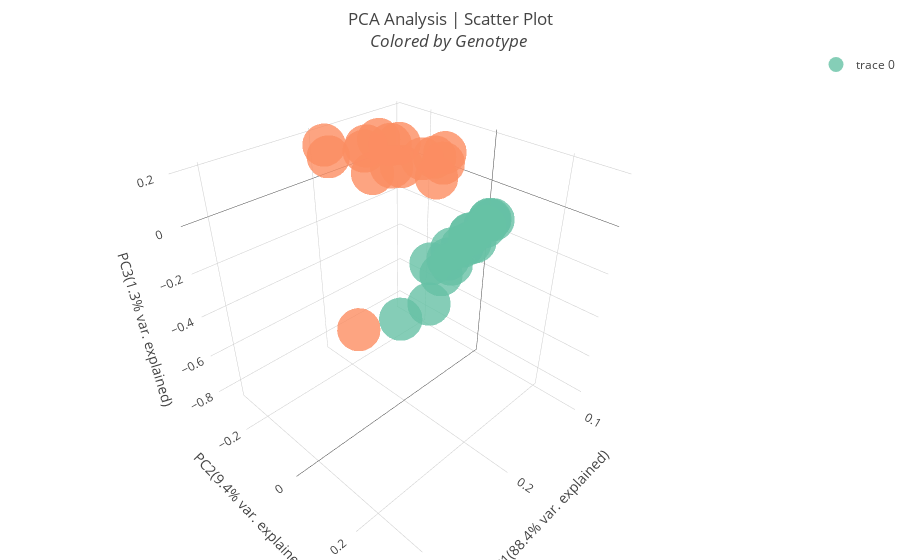

The notebook cell this image was saved under:
### Code cell
plot_pca(data_df_test, metadata_test,'Genotype')

### Figure 1 — Plotly figure (JSON) as saved in the notebook; plotly's stock layout.template omitted (floating-point values rounded to 4 significant figures)
{"data": [{"hoverinfo": "text", "marker": {"color": ["#66c2a5", "#66c2a5", "#66c2a5", "#66c2a5", "#66c2a5", "#66c2a5", "#66c2a5", "#66c2a5", "#66c2a5", "#66c2a5", "#66c2a5", "#66c2a5", "#66c2a5", "#66c2a5", "#66c2a5", "#66c2a5", "#fc8d62", "#fc8d62", "#fc8d62", "#fc8d62", "#fc8d62", "#fc8d62", "#fc8d62", "#fc8d62", "#fc8d62", "#fc8d62", "#fc8d62", "#fc8d62", "#fc8d62", "#fc8d62", "#fc8d62", "#fc8d62"], "opacity": 0.8, "size": 15}, "mode": "markers", "text": ["Signature ID: B6J_F01<br>Sam.ID: B6J_F01<br>Genotype: B6J<br>Sex: F<br>Treat: y", "Signature ID: B6J_F02<br>Sam.ID: B6J_F02<br>Genotype: B6J<br>Sex: F<br>Treat: n", "Signature ID: B6J_F03<br>Sam.ID: B6J_F03<br>Genotype: B6J<br>Sex: F<br>Treat: y", "Signature ID: B6J_F04<br>Sam.ID: B6J_F04<br>Genotype: B6J<br>Sex: F<br>Treat: n", "Signature ID: B6J_F05<br>Sam.ID: B6J_F05<br>Genotype: B6J<br>Sex: F<br>Treat: y", "Signature ID: B6J_F06<br>Sam.ID: B6J_F06<br>Genotype: B6J<br>Sex: F<br>Treat: y", "Signature ID: B6J_F07<br>Sam.ID: B6J_F07<br>Genotype: B6J<br>Sex: F<br>Treat: n", "Signature ID: B6J_F08<br>Sam.ID: B6J_F08<br>Genotype: B6J<br>Sex: F<br>Treat: n", "Signature ID: B6J_M01<br>Sam.ID: B6J_M01<br>Genotype: B6J<br>Sex: M<br>Treat: y", "Signature ID: B6J_M02<br>Sam.ID: B6J_M02<br>Genotype: B6J<br>Sex: M<br>Treat: y", "Signature ID: B6J_M03<br>Sam.ID: B6J_M03<br>Genotype: B6J<br>Sex: M<br>Treat: n", "Signature ID: B6J_M04<br>Sam.ID: B6J_M04<br>Genotype: B6J<br>Sex: M<br>Treat: n", "Signature ID: B6J_M05<br>Sam.ID: B6J_M05<br>Genotype: B6J<br>Sex: M<br>Treat: y", "Signature ID: B6J_M06<br>Sam.ID: B6J_M06<br>Genotype: B6J<br>Sex: M<br>Treat: y", "Signature ID: B6J_M07<br>Sam.ID: B6J_M07<br>Genotype: B6J<br>Sex: M<br>Treat: n", "Signature ID: B6J_M08<br>Sam.ID: B6J_M08<br>Genotype: B6J<br>Sex: M<br>Treat: n", "Signature ID: CC027_F2792<br>Sam.ID: CC027_F2792<br>Genotype: CC027<br>Sex: F<br>Treat: y", "Signature ID: CC027_F2795<br>Sam.ID: CC027_F2795<br>Genotype: CC027<br>Sex: F<br>Treat: n", "Signature ID: CC027_F2806<br>Sam.ID: CC027_F2806<br>Genotype: CC027<br>Sex: F<br>Treat: y", "Signature ID: CC027_F2807<br>Sam.ID: CC027_F2807<br>Genotype: CC027<br>Sex: F<br>Treat: n", "Signature ID: CC027_F2812<br>Sam.ID: CC027_F2812<br>Genotype: CC027<br>Sex: F<br>Treat: y", "Signature ID: CC027_F2813<br>Sam.ID: CC027_F2813<br>Genotype: CC027<br>Sex: F<br>Treat: y", "Signature ID: CC027_F2814<br>Sam.ID: CC027_F2814<br>Genotype: CC027<br>Sex: F<br>Treat: n", "Signature ID: CC027_F2815<br>Sam.ID: CC027_F2815<br>Genotype: CC027<br>Sex: F<br>Treat: n", "Signature ID: CC027_M2797<br>Sam.ID: CC027_M2797<br>Genotype: CC027<br>Sex: M<br>Treat: y", "Signature ID: CC027_M2798<br>Sam.ID: CC027_M2798<br>Genotype: CC027<br>Sex: M<br>Treat: y", "Signature ID: CC027_M2799<br>Sam.ID: CC027_M2799<br>Genotype: CC027<br>Sex: M<br>Treat: n", "Signature ID: CC027_M2801<br>Sam.ID: CC027_M2801<br>Genotype: CC027<br>Sex: M<br>Treat: y", "Signature ID: CC027_M2802<br>Sam.ID: CC027_M2802<br>Genotype: CC027<br>Sex: M<br>Treat: y", "Signature ID: CC027_M2803<br>Sam.ID: CC027_M2803<br>Genotype: CC027<br>Sex: M<br>Treat: n", "Signature ID: CC027_M2804<br>Sam.ID: CC027_M2804<br>Genotype: CC027<br>Sex: M<br>Treat: n", "Signature ID: CC027_M2805<br>Sam.ID: CC027_M2805<br>Genotype: CC027<br>Sex: M<br>Treat: n"], "type": "scatter3d", "uid": "3a9cb93a-3ab6-4e1f-b6f1-7ff228ba0a34", "x": [0.1685, 0.186, 0.2483, 0.1841, 0.2123, 0.1926, 0.2404, 0.3157, 0.1563, 0.1491, 0.1368, 0.1793, 0.1695, 0.1848, 0.1562, 0.2332, 0.1607, 0.1725, 0.1642, 0.1068, 0.111, 0.125, 0.1027, 0.1074, 0.152, 0.1367, 0.1458, 0.204, 0.1436, 0.1977, 0.1692, 0.1601], "y": [0.0827, 0.1404, 0.24, 0.1488, 0.1045, 0.1019, 0.1731, 0.3092, 0.1241, 0.09808, 0.09294, 0.07982, 0.1494, 0.1372, 0.07515, 0.1821, -0.2202, -0.21, -0.2877, -0.1498, -0.1479, -0.1525, -0.1357, -0.1284, -0.1842, -0.1896, -0.1981, -0.2429, -0.1789, -0.2531, -0.2135, -0.1981], "z": [-0.1081, -0.02014, 0.1009, -0.01244, -0.07563, -0.0994, -0.1188, 0.1367, 0.009465, -0.05062, -0.04725, -0.09919, 0.04593, 0.01202, -0.08565, -0.01428, 0.01036, 0.1277, -0.8616, -0.05254, 0.04901, 0.05824, 0.06288, 0.02619, 0.1403, 0.02214, 0.02906, 0.1781, 0.1362, 0.1173, 0.1431, 0.1648]}], "layout": {"hovermode": "closest", "margin": {"b": 0, "l": 0, "r": 0, "t": 50}, "scene": {"xaxis": {"title": {"text": "PC1(88.4% var. explained)"}}, "yaxis": {"title": {"text": "PC2(9.4% var. explained)"}}, "zaxis": {"title": {"text": "PC3(1.3% var. explained)"}}}, "showlegend": true, "title": {"text": "PCA Analysis | Scatter Plot<br><span style=\"font-style: italic;\">Colored by Genotype </span>"}, "width": 900}}
